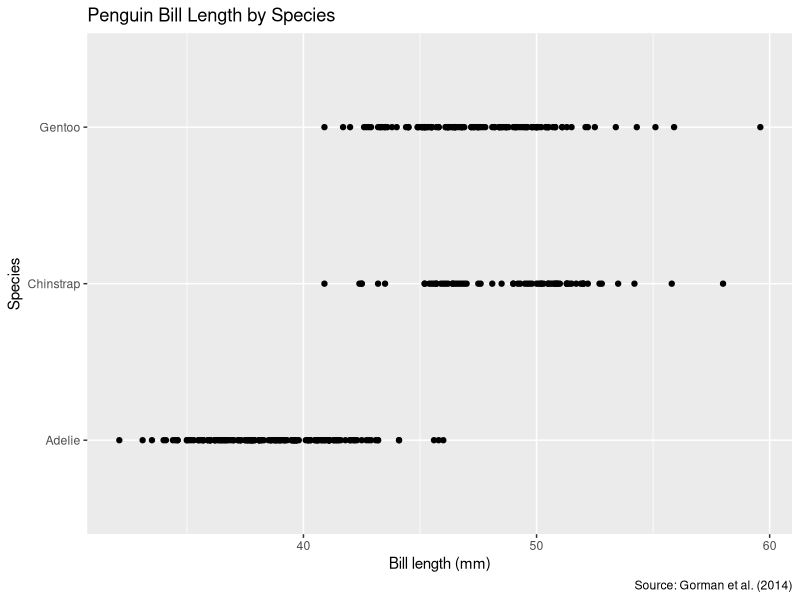
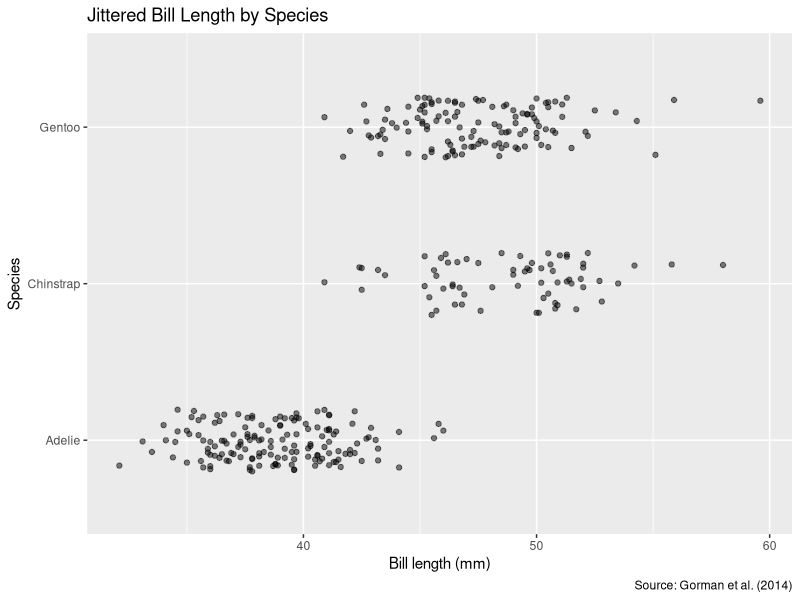
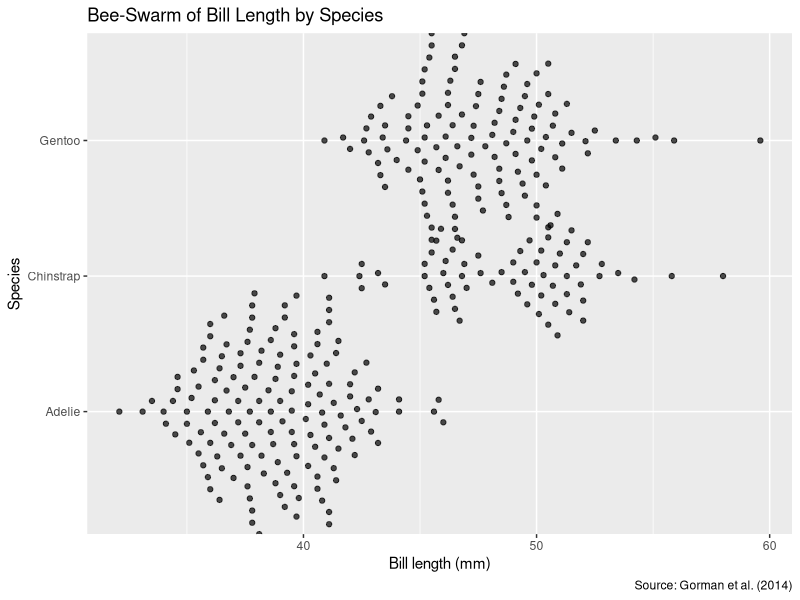
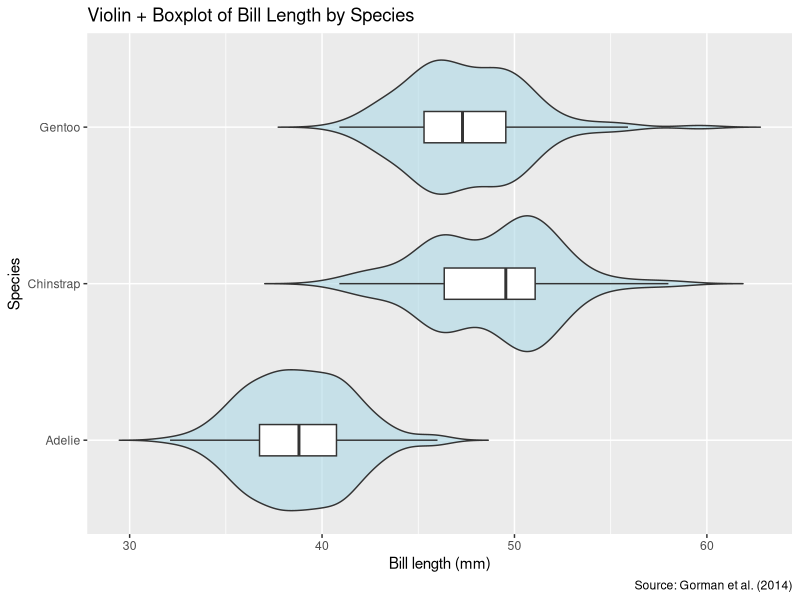
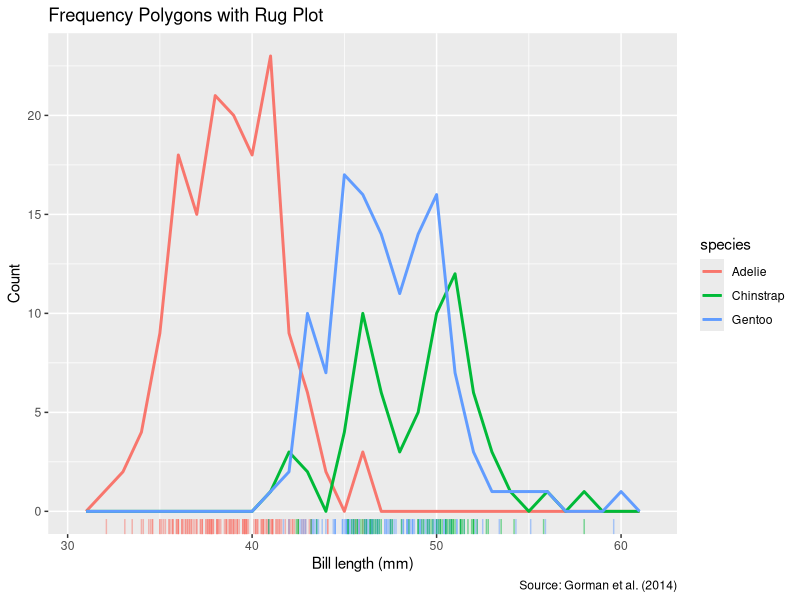
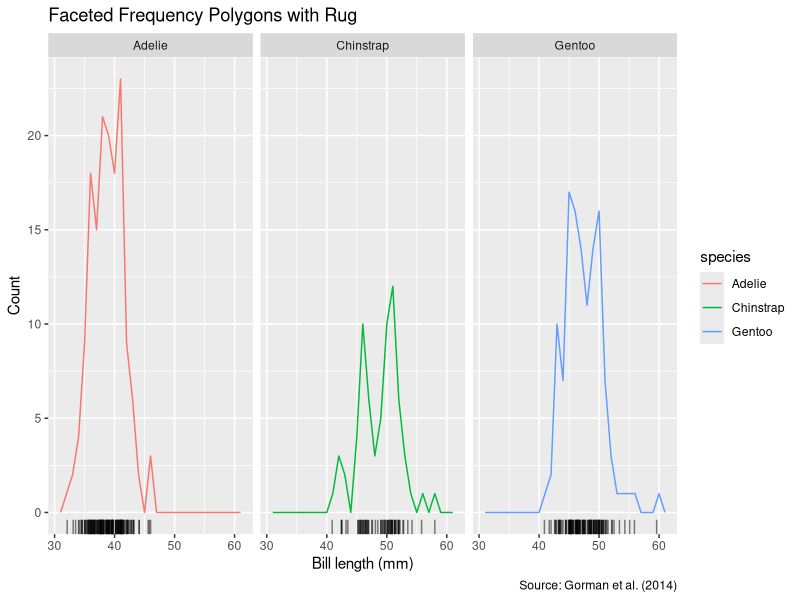

The R source for these figures, in order:
## ---- chunk 1
#| label: setup
#| include: false
# load libraries once
library(tidyverse)
library(palmerpenguins)
library(ggbeeswarm)
## ---- chunk 2
#| label: remove_missing
penguins_clean <- penguins %>%
  filter(!is.na(bill_length_mm))
penguins_clean
## ---- chunk 3
#| label: scatter_species_bill
ggplot(penguins_clean, aes(x = bill_length_mm, y = species)) +
  geom_point() +
  labs(
    title   = "Penguin Bill Length by Species",
    x       = "Bill length (mm)",
    y       = "Species",
    caption = "Source: Gorman et al. (2014)"
  )
## ---- chunk 4
#| label: jitter_plot
ggplot(penguins_clean, aes(x = bill_length_mm, y = species)) +
  geom_jitter(width = 0, height = 0.2, alpha = 0.5) +
  labs(
    title   = "Jittered Bill Length by Species",
    x       = "Bill length (mm)",
    y       = "Species",
    caption = "Source: Gorman et al. (2014)"
  )
## ---- chunk 5
#| label: beeswarm_plot
ggplot(penguins_clean, aes(x = bill_length_mm, y = species)) +
  geom_beeswarm(cex = 3, alpha = 0.7) +
  labs(
    title   = "Bee-Swarm of Bill Length by Species",
    x       = "Bill length (mm)",
    y       = "Species",
    caption = "Source: Gorman et al. (2014)"
  )
## ---- chunk 6
#| label: violin_box
ggplot(penguins_clean, aes(x = bill_length_mm, y = species)) +
  geom_violin(trim = FALSE, fill = "lightblue", alpha = 0.6) +
  geom_boxplot(width = 0.2, fill = "white", outlier.shape = NA, outlier.size = 0.5) +
  labs(
    title   = "Violin + Boxplot of Bill Length by Species",
    x       = "Bill length (mm)",
    y       = "Species",
    caption = "Source: Gorman et al. (2014)"
  )
## ---- chunk 7
#| label: freqpoly_rug
ggplot(penguins_clean, aes(x = bill_length_mm, color = species)) +
  geom_freqpoly(binwidth = 1,linewidth=1) +
  geom_rug(aes(color = species), sides = "b", alpha = 0.5) +
  labs(
    title   = "Frequency Polygons with Rug Plot",
    x       = "Bill length (mm)",
    y       = "Count",
    caption = "Source: Gorman et al. (2014)"
  )
## ---- chunk 8
#| label: faceted_freqpoly
ggplot(penguins_clean, aes(x = bill_length_mm)) +
  geom_freqpoly(aes(color = species), binwidth = 1) +
  geom_rug(sides = "b", alpha = 0.5) +
  facet_wrap(~ species) +
  labs(
    title   = "Faceted Frequency Polygons with Rug",
    x       = "Bill length (mm)",
    y       = "Count",
    caption = "Source: Gorman et al. (2014)"
  )
## ---- chunk 9
#| label: t_test
# 1. means
penguins_clean %>%
  group_by(species) %>%
  summarize(mean_bill = mean(bill_length_mm))

# 2. pairwise t-tests
pairwise_t <- pairwise.t.test(
  x = penguins_clean$bill_length_mm,
  g = penguins_clean$species,
  p.adjust.method = "none"
)
pairwise_t
